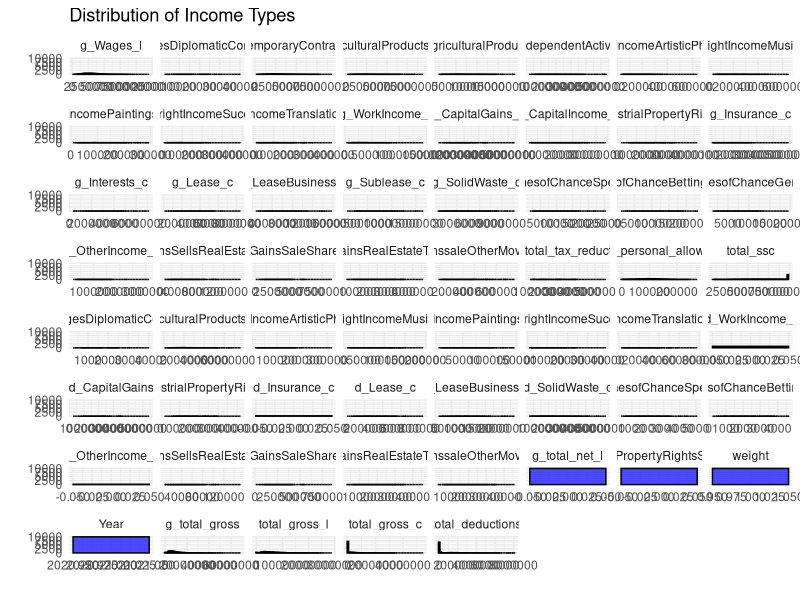

Write R code to recreate this figure. (Note: this script raises an error after producing the figure.)
'Preparation of synthetic data'
options(scipen = 999)
set.seed(40)                       

# Determine size of sample
size_sample<-10000


library(tidyverse)
# 
#                           dplyr::mutate(
#                                           ssc = gross_i*0.275,
#                                           pit = (gross_i-(ssc+personal_allowance))*0.10)
#                         # Introduce TE's in data
#                         SOURCE_DATA_WAGES$pit[sample(nrow(SOURCE_DATA_WAGES),500)] <- 0
#                         SOURCE_DATA_WAGES$ssc[sample(nrow(SOURCE_DATA_WAGES),500)] <- 0
#                         SOURCE_DATA_WAGES<-SOURCE_DATA_WAGES%>%
#                           dplyr::mutate( net_i = gross_i-(ssc+pit))%>%
#                           data.table()


# 1. Functions
                        
                        # 1. Function to sum all numeric columns and add the result as a new column ----------------------------
                        add_numeric_sum_column <- function(df) {
                          # Select only numeric columns
                          numeric_columns <- df[sapply(df, is.numeric)]
                          
                          # Calculate the row-wise sum of numeric columns, ignoring NA values
                          df$g_total_gross <- rowSums(numeric_columns, na.rm = TRUE)
                          
                          # Return the updated data frame with the new 'total_sum' column
                          return(df)
                        }
                        
                        # 2. Labor sum -----------------------------------------------------

                        # Function to sum all columns ending with "_l" and add as total_gross_l
                        add_total_gross_l <- function(df) {
                          # Select columns that end with "_l"
                          l_columns <- df[, grepl("_l$", colnames(df)) & sapply(df, is.numeric)]
                          
                          # Calculate the row-wise sum for "_l" columns
                          df$total_gross_l <- rowSums(l_columns, na.rm = TRUE)
                          
                          # Return the updated data frame
                          return(df)
                        }
                        
                        
                        # 3. Capital sum -------------------------------------------------------------
                        
                        # Function to sum all columns ending with "_c" and add as total_gross_c
                        add_total_gross_c <- function(df) {
                          # Select columns that end with "_c"
                          c_columns <- df[, grepl("_c$", colnames(df)) & sapply(df, is.numeric)]
                          
                          # Calculate the row-wise sum for "_c" columns
                          df$total_gross_c <- rowSums(c_columns, na.rm = TRUE)
                          
                          # Return the updated data frame
                          return(df)
                        }
                        
                        
                        
                        
                        
                        
                        
                        # 4. Deductions ------------------------------------------------------------
                        
                        # Function to sum all columns starting with "d_" and add as total_deductions
                        add_total_deductions <- function(df) {
                          # Select columns that start with "d_"
                          d_columns <- df[, grepl("^d_", colnames(df)) & sapply(df, is.numeric)]
                          
                          # Calculate the row-wise sum for "d_" columns
                          df$total_deductions <- rowSums(d_columns, na.rm = TRUE)
                          
                          # Return the updated data frame
                          return(df)
                        }
                        
                        # pit= (g_Wages_l-(g_total_personal_allowance_l+total_ssc))*0.1
                        
                        
                        
                        
                        
                        
                        
                        
# 2. Creating a random sample with synthetic data ----------------------------------------------------------------
                        # NACE
                        # List of all categories
                        categories <- c("A", "B", "C", "D", "E", "F", "G", "H", "I", "J", "K", "L", "M", "N", "O", "P", "Q", "R", "S", "T", "U")
                        
                        # Assign specific probabilities and evenly distribute the rest
                        probabilities <- ifelse(categories %in% c("C", "G", "O", "Q", "J"), 
                                                c(0.18, 0.19, 0.09, 0.08, 0.06)[match(categories, c("C", "G", "O", "Q", "J"))], 
                                                (1 - sum(c(0.18, 0.19, 0.09, 0.08, 0.06))) / (length(categories) - 5))


                        # Create the synthetic data frame
                        pit_data_synthetic_data <- data.frame(stringsAsFactors = FALSE, # Prevent factors
                                                              id_n = as.character(seq(1, size_sample)),
                                                              nace_section=sample(categories, size = size_sample, replace = TRUE, prob = probabilities),
                                                              year_birth = as.character(as.integer(runif(size_sample, 1957, 2003))),
                                                              gender = sample(x=c("M","F"), prob = c(.6, .4), size=size_sample, replace=TRUE),
                                                              g_Wages_l = ifelse(sample(c(TRUE, FALSE), size = size_sample, replace = TRUE, prob = c(0.9, 0.1)), 
                                                                                 round(abs(rchisq(size_sample, df = 10) * 950000/3.1), 0), NA),
                                                              g_WagesDiplomaticConsular_l = ifelse(sample(c(TRUE, FALSE), size = size_sample, replace = TRUE, prob = c(0.01, 0.99)), 
                                                                                                   round(abs(rchisq(size_sample, df = 10) * 5000/3), 0), NA),
                                                              g_TemporaryContracts_l = ifelse(sample(c(TRUE, FALSE), size = size_sample, replace = TRUE, prob = c(0.45, 0.55)), 
                                                                                              round(abs(rchisq(size_sample, df = 10) * 850000/3.1), 0), NA),
                                                              g_AgriculturalProductsOwn_l = ifelse(sample(c(TRUE, FALSE), size = size_sample, replace = TRUE, prob = c(0.15, 0.85)), 
                                                                                                   round(abs(rchisq(size_sample, df = 10) * 840000/3), 0), NA),
                                                              g_AgriculturalProducts_l = ifelse(sample(c(TRUE, FALSE), size = size_sample, replace = TRUE, prob = c(0.15, 0.85)), 
                                                                                                round(abs(rchisq(size_sample, df = 10) * 2070000/3.1), 0), NA),
                                                              g_IndependentActivity_l = ifelse(sample(c(TRUE, FALSE), size = size_sample, replace = TRUE, prob = c(0.05, 0.95)), 
                                                                                               round(abs(rchisq(size_sample, df = 10) * 550000/3), 0), NA),
                                                              g_CopyrightIncomeArtisticPhotography_l = ifelse(sample(c(TRUE, FALSE), size = size_sample, replace = TRUE, prob = c(0.05, 0.95)), 
                                                                                                              round(abs(rchisq(size_sample, df = 10) * 54000/3), 0), NA),
                                                              g_CopyrightIncomeMusicBallet_l = ifelse(sample(c(TRUE, FALSE), size = size_sample, replace = TRUE, prob = c(0.05, 0.95)), 
                                                                                                      round(abs(rchisq(size_sample, df = 10) * 63000/3), 0), NA),
                                                              g_CopyrightIncomePaintingsSculptural_l = ifelse(sample(c(TRUE, FALSE), size = size_sample, replace = TRUE, prob = c(0.05, 0.95)), 
                                                                                                              round(abs(rchisq(size_sample, df = 10) * 31500/3), 0), NA),
                                                              g_CopyrightIncomeSuccessor_l = ifelse(sample(c(TRUE, FALSE), size = size_sample, replace = TRUE, prob = c(0.05, 0.95)), 
                                                                                                    round(abs(rchisq(size_sample, df = 10) * 31000/3), 0), NA),
                                                              g_CopyrightIncomeTranslationsLectures_l = ifelse(sample(c(TRUE, FALSE), size = size_sample, replace = TRUE, prob = c(0.05, 0.95)), 
                                                                                                               round(abs(rchisq(size_sample, df = 10) * 30000/3), 0), NA),
                                                              g_WorkIncome_l = ifelse(sample(c(TRUE, FALSE), size = size_sample, replace = TRUE, prob = c(0.1, 0.9)), 
                                                                                      round(abs(rchisq(size_sample, df = 10) * 100000/3), 0), NA),
                                                              g_CapitalGains_c = ifelse(sample(c(TRUE, FALSE), size = size_sample, replace = TRUE, prob = c(0.01, 0.99)), 
                                                                                        round(abs(rchisq(size_sample, df = 10) * 6000000/3.1), 0), NA),
                                                              g_CapitalIncome_c = ifelse(sample(c(TRUE, FALSE), size = size_sample, replace = TRUE, prob = c(0.05, 0.95)), 
                                                                                         round(abs(rchisq(size_sample, df = 10) * 4000000/3.1), 0), NA),
                                                              g_IndustrialPropertyRights_c = ifelse(sample(c(TRUE, FALSE), size = size_sample, replace = TRUE, prob = c(0.02, 0.98)), 
                                                                                                    round(abs(rchisq(size_sample, df = 10) * 500000/3), 0), NA),
                                                              g_Insurance_c = ifelse(sample(c(TRUE, FALSE), size = size_sample, replace = TRUE, prob = c(0.02, 0.98)), 
                                                                                     round(abs(rchisq(size_sample, df = 10) * 400000/3), 0), NA),
                                                              g_Interests_c = ifelse(sample(c(TRUE, FALSE), size = size_sample, replace = TRUE, prob = c(0.02, 0.98)), 
                                                                                     round(abs(rchisq(size_sample, df = 10) * 1000000/3.1), 0), NA),
                                                              g_Lease_c = ifelse(sample(c(TRUE, FALSE), size = size_sample, replace = TRUE, prob = c(0.02, 0.98)), 
                                                                                 round(abs(rchisq(size_sample, df = 10) * 1000000/3.1), 0), NA),
                                                              g_LeaseBusiness_c = ifelse(sample(c(TRUE, FALSE), size = size_sample, replace = TRUE, prob = c(0.02, 0.98)), 
                                                                                         round(abs(rchisq(size_sample, df = 10) * 2000000/3.1), 0), NA),
                                                              g_Sublease_c = ifelse(sample(c(TRUE, FALSE), size = size_sample, replace = TRUE, prob = c(0.02, 0.98)), 
                                                                                    round(abs(rchisq(size_sample, df = 10) * 2000000/3), 0), NA),
                                                              g_SolidWaste_c = ifelse(sample(c(TRUE, FALSE), size = size_sample, replace = TRUE, prob =c(0.1, 0.9)), 
                                                                                      round(abs(rchisq(size_sample, df = 10) * 1000000/3.1), 0), NA),
                                                              g_GamesofChanceSpecific_c = ifelse(sample(c(TRUE, FALSE), size = size_sample, replace = TRUE, prob = c(0.02, 0.98)), 
                                                                                                 round(abs(rchisq(size_sample, df = 10) * 3000/3), 0), NA),
                                                              g_GamesofChanceBettingHouse_c = ifelse(sample(c(TRUE, FALSE), size = size_sample, replace = TRUE, prob = c(0.02, 0.98)), 
                                                                                                     round(abs(rchisq(size_sample, df = 10) * 3000/3), 0), NA),
                                                              g_GamesofChanceGeneral_c = ifelse(sample(c(TRUE, FALSE), size = size_sample, replace = TRUE, prob = c(0.02, 0.98)), 
                                                                                                round(abs(rchisq(size_sample, df = 10) * 2000/3), 0), NA),
                                                              g_OtherIncome_c = ifelse(sample(c(TRUE, FALSE), size = size_sample, replace = TRUE, prob = c(0.02, 0.98)), 
                                                                                       round(abs(rchisq(size_sample, df = 10) * 300000/3), 0), NA),
                                                              g_CapitalGainsSellsRealEstateFiveYear_c = ifelse(sample(c(TRUE, FALSE), size = size_sample, replace = TRUE, prob =c(0.02, 0.98)), 
                                                                                      round(abs(rchisq(size_sample, df = 10) * 150000/3), 0), NA),
                                                              g_CapitalGainsSaleShareCapital_c = ifelse(sample(c(TRUE, FALSE), size = size_sample, replace = TRUE, prob =c(0.02, 0.98)), 
                                                                                      round(abs(rchisq(size_sample, df = 10) * 750000/3), 0), NA),
                                                              g_CapitalGainsRealEstateThreeYear_c = ifelse(sample(c(TRUE, FALSE), size = size_sample, replace = TRUE, prob =c(0.02, 0.98)), 
                                                                                      round(abs(rchisq(size_sample, df = 10) * 50000/3), 0), NA),
                                                              g_CapitalGainssaleOtherMovableAssets_c = ifelse(sample(c(TRUE, FALSE), size = size_sample, replace = TRUE, prob =c(0.02, 0.98)), 
                                                                                      round(abs(rchisq(size_sample, df = 10) * 100000/3), 0), NA),
                                                              g_d_total_tax_reduction_l=ifelse(sample(c(TRUE, FALSE), size = size_sample, replace = TRUE, prob = c(0.01, 0.99)), 
                                                                     round(abs(rchisq(size_sample, df = 10) * 24000), 0), NA)
                                                              
                                                              )%>%
                                                dplyr::mutate(g_total_personal_allowance_l=ifelse(g_Wages_l>0,round(abs(rnorm(runif(size_sample, 8333, 100000), mean = 100000, sd = 45000)),0),NA),
                                                                #total_ssc = ifelse (g_Wages_l>0,g_Wages_l*0.28,NA),
                                                              total_ssc = ifelse(g_Wages_l > 0, 
                                                                                 ifelse(g_Wages_l > 3500000, 3500000 * 0.28, g_Wages_l * 0.28), 
                                                                                 NA),
                                                                g_d_WagesDiplomaticConsular_l          = ifelse (g_WagesDiplomaticConsular_l>0,g_WagesDiplomaticConsular_l*0.1,NA),
                                                                d_AgriculturalProductsOwn_l            = ifelse (g_AgriculturalProductsOwn_l>0,g_AgriculturalProductsOwn_l*0.8,NA),
                                                                d_CopyrightIncomeArtisticPhotography_l = ifelse (g_CopyrightIncomeArtisticPhotography_l>0,g_CopyrightIncomeArtisticPhotography_l*0.5,NA),
                                                                d_CopyrightIncomeMusicBallet_l         = ifelse (g_CopyrightIncomeMusicBallet_l>0,g_CopyrightIncomeMusicBallet_l*0.3,NA),
                                                                d_CopyrightIncomePaintingsSculptural_l = ifelse (g_CopyrightIncomePaintingsSculptural_l>0,g_CopyrightIncomePaintingsSculptural_l*0.5,NA),
                                                                d_CopyrightIncomeSuccessor_l           = ifelse (g_CopyrightIncomeSuccessor_l>0,g_CopyrightIncomeSuccessor_l*0.1,NA),
                                                                d_CopyrightIncomeTranslationsLectures_l= ifelse (g_CopyrightIncomeTranslationsLectures_l>0,g_CopyrightIncomeTranslationsLectures_l*0.2,NA),
                                                                d_WorkIncome_l                         = ifelse (g_WorkIncome_l>0,g_WorkIncome_l*0,NA),
                                                                d_CapitalGains                         = ifelse (g_CapitalGains_c>0,g_CapitalGains_c*0.1,NA),
                                                                d_IndustrialPropertyRights_c           = ifelse (g_IndustrialPropertyRights_c>0,g_IndustrialPropertyRights_c*0.1,NA),
                                                                d_Insurance_c                          = ifelse (g_Insurance_c>0,g_Insurance_c*0,NA),
                                                                d_Lease_c                              = ifelse (g_Lease_c>0,g_Lease_c*0.1,NA),
                                                                d_LeaseBusiness_c                      = ifelse (g_LeaseBusiness_c>0,g_LeaseBusiness_c*0.15,NA),
                                                                d_SolidWaste_c                         = ifelse (g_SolidWaste_c>0,g_SolidWaste_c*0.5,NA),
                                                                d_GamesofChanceSpecific_c              = ifelse (g_GamesofChanceSpecific_c>0,g_GamesofChanceSpecific_c*0.2,NA),
                                                                g_d_GamesofChanceBettingHouse_c        = ifelse (g_GamesofChanceBettingHouse_c>0,g_GamesofChanceBettingHouse_c*0.2,NA),
                                                                d_OtherIncome_c                        = ifelse (g_OtherIncome_c>0,g_OtherIncome_c*0,NA),
                                                                d_CapitalGainsSellsRealEstateFiveYear_c=ifelse (g_CapitalGainsSellsRealEstateFiveYear_c>0,g_CapitalGainsSellsRealEstateFiveYear_c*0.1,NA),
                                                                d_CapitalGainsSaleShareCapital_c       = ifelse (g_CapitalGainsSaleShareCapital_c>0,g_CapitalGainsSaleShareCapital_c*0.1,NA),
                                                                d_CapitalGainsRealEstateThreeYear_c    = ifelse (g_CapitalGainsRealEstateThreeYear_c>0,g_CapitalGainsRealEstateThreeYear_c*0.1,NA),
                                                                d_CapitalGainssaleOtherMovableAssets_c = ifelse (g_CapitalGainsRealEstateThreeYear_c>0,g_CapitalGainsRealEstateThreeYear_c*0.1,NA),
                                                                g_total_net_l=0,
                                                                g_IndustrialPropertyRightsSuccessor_c=0,
                                                                #g_d_total_tax_reduction_l=0,
                                                                weight=1,
                                                                Year=2021
                                                                # pit1= 
                                                                #   
                                                                #   g_WagesDiplomaticConsular_l + g_TemporaryContracts_l + g_AgriculturalProductsOwn_l + g_AgriculturalProducts_l + g_IndependentActivity_l + g_CopyrightIncomeArtisticPhotography_l + g_CopyrightIncomeMusicBallet_l + g_CopyrightIncomePaintingsSculptural_l + g_CopyrightIncomeSuccessor_l + g_CopyrightIncomeTranslationsLectures_l + g_WorkIncome_l + g_CapitalGains_c + g_CapitalIncome_c + g_IndustrialPropertyRights_c + g_IndustrialPropertyRightsSuccessor_c + g_Insurance_c + g_Interests_c + g_Lease_c + g_LeaseBusiness_c + g_Sublease_c + g_SolidWaste_c + g_GamesofChanceSpecific_c + g_GamesofChanceBettingHouse_c + g_GamesofChanceGeneral_c + g_OtherIncome_c + g_CapitalGainsSellsRealEstateFiveYear_c + g_CapitalGainsSaleShareCapital_c + g_CapitalGainsRealEstateThreeYear_c + g_CapitalGainssaleOtherMovableAssets_c
                                                                # 
                                                                #   
                                                                #   
                                                                #   
                                                                #   
                                                                # 
                                                                # g_total_net_l = g_Wages_l-(g_total_personal_allowance_l-total_ssc
                                                              )
                                
                                              
                                              #total_deductions                       =

                        

                    # 3. Implementing function for calculation  ---------------------------------------------------------------------

                          # Apply both functions to pit_data_synthetic_data
                        pit_data_synthetic_data <- add_numeric_sum_column(pit_data_synthetic_data)
                        pit_data_synthetic_data <- add_total_gross_l(pit_data_synthetic_data)
                        pit_data_synthetic_data <- add_total_gross_c(pit_data_synthetic_data)
                        pit_data_synthetic_data <- add_total_deductions(pit_data_synthetic_data)
                        
                        # Check the first few rows to verify the new columns
                        head(pit_data_synthetic_data)
                        
                        
                        summary(pit_data_synthetic_data)
                        
                        
                      
                        
                        

                        
# II.PLOTING DATA ------------------------------------------------------------

                        # Function to automatically select numerical columns from the data frame
                        select_numeric_columns <- function(df) {
                          df[sapply(df, is.numeric)]
                        }
                        
                        # Apply the function to select numeric columns from pit_data_synthetic_data
                        data_to_plot <- select_numeric_columns(pit_data_synthetic_data)
                        
                        # Melt the data frame to long format for plotting
                        data_long <- reshape2::melt(data_to_plot, variable.name = "IncomeType", value.name = "Value")
                        
                        # Plot using ggplot2
                        
                        ggplot(data_long, aes(x = Value)) +
                          geom_histogram(bins = 50, fill = "blue", color = "black", alpha = 0.7) +
                          facet_wrap(~IncomeType, scales = "free_x") +  # Facet by income type
                          theme_minimal() +
                          labs(title = "Distribution of Income Types", x = "", y = "")
                        
                        
  
                        pit_data_synthetic_data[is.na(pit_data_synthetic_data)] <- 0
                        write.csv(pit_data_synthetic_data,"pit_synthetic_sample.csv")                    
   

# III.ADDITIONAL CROSS-CHECKING FUNCTIONS ---------------------------------

                    
                        # Check unique ID's 
                        length(unique(pit_data_synthetic_data$id_n))
                        
                        # Check Standard Deviations
                        
                        
                        std_devs <- sapply(pit_data$sample, sd, na.rm = TRUE)
                        
                        # Print the result
                        print(std_devs)
                        
